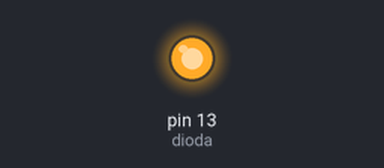
Simulated run of this sketch. Board: Arduino Uno, built with avr-gcc and run on an emulated ATmega328P. On the bench: output pins drawn as LEDs (lit = HIGH).

Above: at 0.2 s.
At 23.5 s:
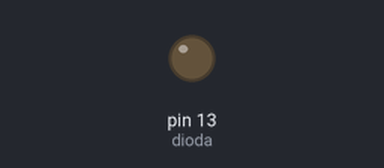
Timing chart, 0 to 25.7 s (numbered marks = the images above):
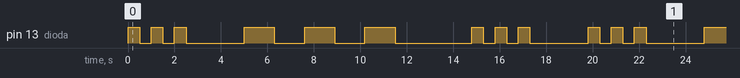

The sketch:

zadanie07kck.ino
```cpp
int dioda=13;
int czas=500;
int czas2=1300;
int czas3=2000;

void setup()
{
	pinMode(dioda, OUTPUT);
}

void loop()
{
	for (int i=0;i<3;i=i+1){
		digitalWrite(dioda, HIGH);
		delay(czas);
		digitalWrite(dioda,LOW);
		delay(czas);
	}
	delay(czas3);

	for (int i=0;i<3;i=i+1){
		digitalWrite(dioda, HIGH);
		delay(czas2);
		digitalWrite(dioda,LOW);
		delay(czas2);
	}
	delay(czas3);

	for (int i=0;i<3;i=i+1){
		digitalWrite(dioda, HIGH);
		delay(czas);
		digitalWrite(dioda,LOW);
		delay(czas);
	}
	delay(czas3);
}
```

Measured:
- by itself, pin 13 (dioda): repeats every 19.8 s: 2 × (LOW 0.50 s, HIGH 0.50 s), LOW 2.5 s, 2 × (HIGH 1.3 s, LOW 1.3 s), HIGH 1.3 s, LOW 3.3 s, 2 × (HIGH 0.50 s, LOW 0.50 s), HIGH 0.50 s, LOW 2.5 s, HIGH 0.50 s
- by itself, everything shown: repeats every 19.8 s, in 18 steps
